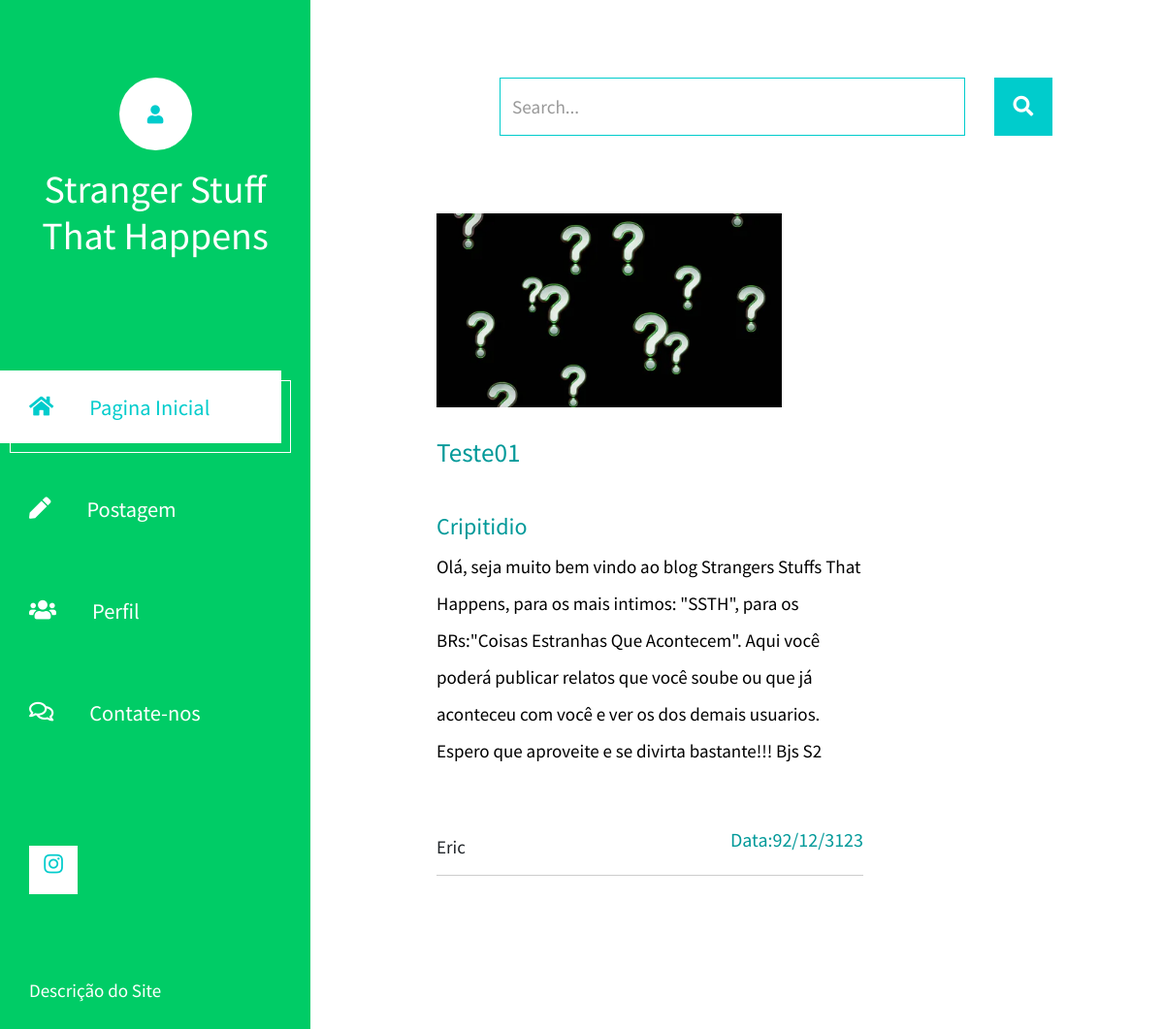
Page /exibirpost.php?id=28 on the committed database.
### tables this page shows
CREATE TABLE `postagem` (
  `idpost` int(11) NOT NULL,
  `nome` varchar(100) NOT NULL,
  `titulo` mediumtext NOT NULL,
  `data` varchar(12) NOT NULL,
  `mensagem` varchar(6383) NOT NULL,
  `categoria` varchar(100) NOT NULL,
  `imagem` varchar(100) NOT NULL,
  `likes` int(11) DEFAULT NULL,
  `comentarios` int(11) DEFAULT NULL,
  `idusuario` int(11) NOT NULL
);

### exibirpost.php (the view, shortened to what this page needs)
<?php
$conexao = mysqli_connect("localhost", "root", "", "ssth");
$post_id = $_GET['id'];
$sql = "SELECT * FROM postagem WHERE idpost = $post_id";
$resultado = mysqli_query($conexao, $sql);
if ($post = mysqli_fetch_assoc($resultado)) {
    ?>
<!DOCTYPE php>
<php lang="pt-br">
<head>
	<link rel="stylesheet" href="fontawesome/css/all.min.css">
    <link href="css/bootstrap.min.css" rel="stylesheet">
    <link href="css/templatemo-xtra-blog.css" rel="stylesheet">
</head>
<body>
	<header class="tm-header" id="tm-header">
        <div class="tm-header-wrapper">
            <div class="tm-site-header">
                <div class="mb-3 mx-auto tm-site-logo"><i class="fas fa-times fa-user"></i></div>
                <h1 class="text-center">Stranger Stuff That Happens</h1>
            </div>
            <nav class="tm-nav" id="tm-nav">
                <ul>
                    <li class="tm-nav-item active"><a href="index.php" class="tm-nav-link">
                        <i class="fas fa-home"></i>
                        Pagina Inicial
                    </a></li>
                    <li class="tm-nav-item"><a href="post.php" class="tm-nav-link">
                        <i class="fas fa-pen"></i>
                        Postagem
                    </a></li>
                    <li class="tm-nav-item"><a href="perfil.php" class="tm-nav-link">
                        <i class="fas fa-users"></i>
                       Perfil
                    </a></li>
                    <li class="tm-nav-item"><a href="contato.php" class="tm-nav-link">
                        <i class="far fa-comments"></i>
                        Contate-nos
                    </a></li>
                </ul>
            </nav>
            <div class="tm-mb-65">
                <a rel="nofollow" href="" class="tm-social-link">
                    <i class="fab fa-instagram tm-social-icon"></i>
                </a>
            </div>
            <p class="tm-mb-80 pr-5 text-white">
                Descrição do Site
            </p>
        </div>
    </header>
    <div class="container-fluid">
        <main class="tm-main">
            <div class="row tm-row">
                <div class="col-12">
                    <form method="GET" class="form-inline tm-mb-80 tm-search-form">
                        <input class="form-control tm-search-input" name="query" type="text" placeholder="Search..." aria-label="Search">
                        <button class="tm-search-button" type="submit">
                            <i class="fas fa-search tm-search-icon" aria-hidden="true"></i>
                        </button>
                    </form>
                </div>
            </div>
            <div>
<article class="col-12 col-md-6 tm-post">
                    <div class=>
                        <div>
                            <img style="widht: 200px; height: 200px;" src="<?php echo $post['imagem'] ?>" alt="Image">
                        </div>
                        <h2 class="tm-pt-30 tm-color-primary tm-post-title"><?php echo $post['titulo'] ?></h2><br>
                        <h4 class="tm-color-primary"><?php echo $post['categoria'] ?></h4>
                        <p style="color:black">
                    <?php echo $post['mensagem'] ?>
                    </p>
</div>
                    <div class="d-flex justify-content-between tm-pt-45">
                        <?php echo $post['nome'] ?>
                        <h5 class="tm-color-primary">Data:<?php echo $post['data'] ?></h5>
                    </div>
                    <hr>
                </article>
                <?php } else {
  echo "Post vazio";
}
?>
</body>
</php>

### css/templatemo-xtra-blog.css (style rules this page uses)
body { margin: 0; padding: 0; font-family: 'Source Sans Pro', sans-serif; font-size: 19px; line-height: 2em; overflow-x: hidden; }
p, span { color: #999; }
hr { border-top-color: #CCC; margin-top: 10px; margin-bottom: 10px; }
.form-control::placeholder { color: #999; }
.tm-header { background-color: rgb(0, 204, 102); color: white; position: fixed; top: 0; left: 0; bottom: 0; z-index: 100; width: 400px; overflow-y: visible; }
.tm-header-wrapper { overflow-y: scroll; scrollbar-width: none; -ms-overflow-style: none; padding: 30px; width: 100%; height: 100%; }
.tm-site-header { margin-top: 50px; margin-bottom: 115px; }
.tm-site-logo { width: 75px; height: 75px; border-radius: 50%; background-color: white; display: flex; align-items: center; justify-content: center; }
.tm-site-logo i { color: #0CC; }
.tm-main { margin-left: 400px; padding: 80px 100px 25px; }
.tm-post { max-width: 470px; }
.tm-row { max-width: 980px; justify-content: space-between; }
.tm-nav { margin-bottom: 100px; }
.tm-nav-item { list-style: none; margin-bottom: 30px; }
.tm-nav-link { color: white; background-color: transparent; height: 75px; width: 100%; max-width: 300px; display: flex; align-items: center; font-size: 1.4rem; padding: 30px; }
.tm-nav-item:hover .tm-nav-link, .tm-nav-item.active .tm-nav-link { color: #0CC; background-color: white; text-decoration: none; }
.tm-nav ul { position: relative; }
.tm-nav-item:hover:after, .tm-nav-item.active:after { content: ''; width: 100%; max-width: 300px; height: 75px; display: block; border: 1px solid white; margin-left: 10px; margin-top: -65px; position: absolute; z-index: -1000; }
.tm-nav-link i { margin-right: 37px; }
ul { margin: 0; padding: 0; }
.tm-nav { margin-left: -30px; }
.tm-social-link { display: inline-block; background-color: white; font-size: 1.4rem; width: 50px; height: 50px; text-align: center; padding-top: 8px; margin-right: 15px; margin-bottom: 15px; }
.tm-social-icon { color: #0CC; transition: all 0.3s ease; }
.tm-search-form { display: flex; align-items: center; justify-content: flex-end; }
.form-inline .form-control.tm-search-input { display: block; height: 60px; width: 480px; margin-right: 30px; border-radius: 0; border-color: #0CC; font-size: 1.2rem; }
.tm-search-button { width: 60px; height: 60px; border: none; background-color: #0CC; transition: all 0.3s ease; }
.tm-search-icon { color: white; font-size: 1.3rem; }
.tm-post { margin-bottom: 75px; }
.tm-post-title { font-size: 1.7rem; transition: all 0.3s ease; }
.form-control { height: 45px; border-color: #0CC; border-radius: 0; }
.tm-pt-30 { padding-top: 30px; }
.tm-pt-45 { padding-top: 45px; }
.tm-mb-65 { margin-bottom: 65px; }
.tm-mb-80 { margin-bottom: 80px; }
.tm-color-primary, span.tm-color-primary { color: #099; }
@media (max-width: 1540px) { .tm-header { width: 320px; } }
@media (max-width: 1540px) { .tm-main { margin-left: 320px; width: calc(100% - 320px); } }
@media (max-width: 1288px) { .tm-social-link { margin-right: 10px; } }

### rows in the picture
postagem: imagem (picture), titulo "Teste01", categoria "Cripitidio", mensagem "Olá, seja muito bem vindo ao blog Strangers Stuffs That Happens, para os mais intimos: \"SSTH\", para os BRs:\"Coisas Estranhas Que Acontecem\". Aqui você poderá publicar relatos que você soube ou que já aconteceu com você e ver os dos demais usuarios. Espero que aproveite e se divirta bastante!!! Bjs S2", nome "Eric", data "92/12/3123"
